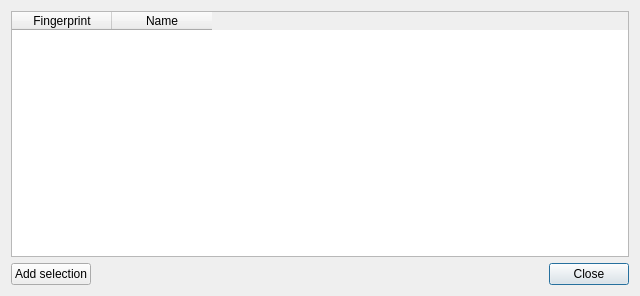
<?xml version="1.0" encoding="UTF-8"?>
<ui version="4.0">
 <class>FingerprintDialog</class>
 <widget class="QDialog" name="FingerprintDialog">
  <property name="geometry">
   <rect>
    <x>0</x>
    <y>0</y>
    <width>640</width>
    <height>296</height>
   </rect>
  </property>
  <property name="windowTitle">
   <string>Known key fingerprints</string>
  </property>
  <layout class="QGridLayout" name="gridLayout">
   <item row="0" column="0">
    <layout class="QVBoxLayout" name="verticalLayout">
     <item>
      <widget class="QTableWidget" name="fingerprintTable">
       <property name="editTriggers">
        <set>QAbstractItemView::NoEditTriggers</set>
       </property>
       <column>
        <property name="text">
         <string>Fingerprint</string>
        </property>
       </column>
       <column>
        <property name="text">
         <string>Name</string>
        </property>
       </column>
      </widget>
     </item>
     <item>
      <layout class="QHBoxLayout" name="horizontalLayout">
       <item>
        <widget class="QPushButton" name="addButton">
         <property name="text">
          <string>Add selection</string>
         </property>
         <property name="autoDefault">
          <bool>false</bool>
         </property>
        </widget>
       </item>
       <item>
        <spacer name="horizontalSpacer">
         <property name="orientation">
          <enum>Qt::Horizontal</enum>
         </property>
         <property name="sizeHint" stdset="0">
          <size>
           <width>40</width>
           <height>20</height>
          </size>
         </property>
        </spacer>
       </item>
       <item>
        <widget class="QPushButton" name="closeButton">
         <property name="text">
          <string>Close</string>
         </property>
        </widget>
       </item>
      </layout>
     </item>
    </layout>
   </item>
  </layout>
 </widget>
 <resources/>
 <connections/>
</ui>
